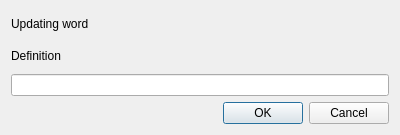
<?xml version="1.0" encoding="UTF-8"?>
<ui version="4.0">
 <class>update_entry_dialog</class>
 <widget class="QDialog" name="update_entry_dialog">
  <property name="geometry">
   <rect>
    <x>0</x>
    <y>0</y>
    <width>400</width>
    <height>135</height>
   </rect>
  </property>
  <property name="minimumSize">
   <size>
    <width>400</width>
    <height>135</height>
   </size>
  </property>
  <property name="maximumSize">
   <size>
    <width>400</width>
    <height>135</height>
   </size>
  </property>
  <property name="baseSize">
   <size>
    <width>400</width>
    <height>135</height>
   </size>
  </property>
  <property name="windowTitle">
   <string>Update entry</string>
  </property>
  <layout class="QVBoxLayout" name="verticalLayout">
   <item>
    <widget class="QLabel" name="name">
     <property name="text">
      <string>Updating word &lt;word&gt;</string>
     </property>
    </widget>
   </item>
   <item>
    <widget class="QLabel" name="label_2">
     <property name="text">
      <string>Definition</string>
     </property>
    </widget>
   </item>
   <item>
    <widget class="QLineEdit" name="definition"/>
   </item>
   <item>
    <widget class="QDialogButtonBox" name="buttonBox">
     <property name="orientation">
      <enum>Qt::Horizontal</enum>
     </property>
     <property name="standardButtons">
      <set>QDialogButtonBox::Cancel|QDialogButtonBox::Ok</set>
     </property>
    </widget>
   </item>
  </layout>
 </widget>
 <resources/>
 <connections>
  <connection>
   <sender>buttonBox</sender>
   <signal>accepted()</signal>
   <receiver>update_entry_dialog</receiver>
   <slot>accept()</slot>
   <hints>
    <hint type="sourcelabel">
     <x>248</x>
     <y>254</y>
    </hint>
    <hint type="destinationlabel">
     <x>157</x>
     <y>274</y>
    </hint>
   </hints>
  </connection>
  <connection>
   <sender>buttonBox</sender>
   <signal>rejected()</signal>
   <receiver>update_entry_dialog</receiver>
   <slot>reject()</slot>
   <hints>
    <hint type="sourcelabel">
     <x>316</x>
     <y>260</y>
    </hint>
    <hint type="destinationlabel">
     <x>286</x>
     <y>274</y>
    </hint>
   </hints>
  </connection>
 </connections>
</ui>
